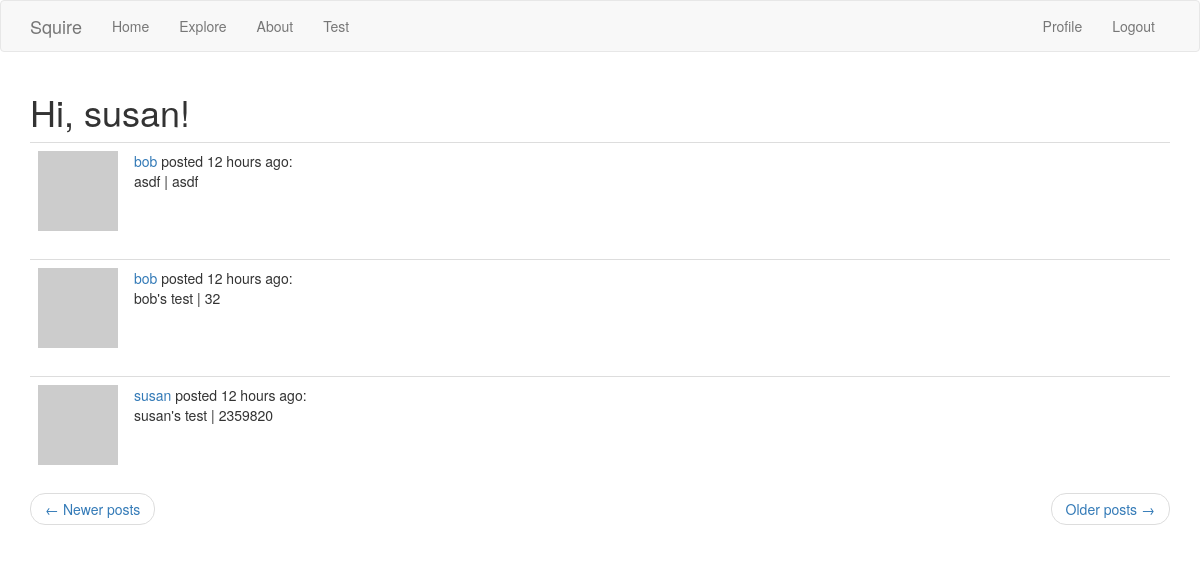
Screenshot of /explore?page=2 (signed in) with the database file from the repository.
### app/models.py (models this page shows, shortened)
class User(UserMixin, db.Model):
    id = db.Column(db.Integer, primary_key=True)
    username = db.Column(db.String(64), index=True, unique=True)
    email = db.Column(db.String(120), index=True, unique=True)
    password_hash = db.Column(db.String(128))
    scores = db.relationship('Score', backref='author', lazy='dynamic')
    about_me = db.Column(db.String(140))
    last_seen = db.Column(db.DateTime, default=datetime.utcnow)
    followed = db.relationship(
        'User', secondary=followers,
        primaryjoin=(followers.c.follower_id == id),
        secondaryjoin=(followers.c.followed_id == id),
        backref=db.backref('followers', lazy='dynamic'), lazy='dynamic')
    def avatar(self, size):
        digest = md5(self.email.lower().encode('utf-8')).hexdigest()
        return 'https://www.gravatar.com/avatar/{}?d=identicon&s={}'.format(digest, size)

class Score(db.Model):
    id = db.Column(db.Integer, primary_key=True)
    testname = db.Column(db.String(140))
    score = db.Column(db.String(140))
    timestamp = db.Column(db.DateTime, index=True, default=datetime.utcnow)
    user_id = db.Column(db.Integer, db.ForeignKey('user.id'))

### app/routes.py (the view)
@app.route('/explore')
@login_required
def explore():
    page = request.args.get('page', 1, type=int)
    scores = Score.query.order_by(Score.timestamp.desc()).paginate(
        page, app.config['POSTS_PER_PAGE'], False)
    next_url = url_for('explore', page=scores.next_num) \
        if scores.has_next else None
    prev_url = url_for('explore', page=scores.prev_num) \
        if scores.has_prev else None
    return render_template("index.html", title='Explore', scores=scores.items,
                          next_url=next_url, prev_url=prev_url)

### app/models.py (called while the page is built)
@login.user_loader
def load_user(id):
    return User.query.get(int(id))

### app/routes.py (called while the page is built)
@app.before_request
def before_request():
    if current_user.is_authenticated:
        current_user.last_seen = datetime.utcnow()
        db.session.commit()

### app/templates/index.html
{% extends "base.html" %}
{% block app_content %}
    <h1>Hi, {{ current_user.username }}!</h1>
    {% for score in scores %}
    	{% include '_post.html' %}
    {% endfor %}
    <nav aria-label="...">
        <ul class="pager">
            <li class="previous{% if not prev_url %} disabled{% endif %}">
                <a href="{{ prev_url or '#' }}">
                    <span aria-hidden="true">&larr;</span> Newer posts
                </a>
            </li>
            <li class="next{% if not next_url %} disabled{% endif %}">
                <a href="{{ next_url or '#' }}">
                    Older posts <span aria-hidden="true">&rarr;</span>
                </a>
            </li>
        </ul>
    </nav>
{% endblock %}

### app/templates/_post.html
<table class="table table-hover">
    <tr>
        <td width="70px">
            <a href="{{ url_for('user', username=score.author.username) }}">
                <img src="{{ score.author.avatar(70) }}" />
            </a>
        </td>
        <td>
            <a href="{{ url_for('user', username=score.author.username) }}">
                {{ score.author.username }}
            </a> posted {{ moment(score.timestamp).fromNow() }}:
            <br>
            {{ score.testname }} | {{ score.score }}
        </td>
    </tr>
</table>

### rows the page displays
User: username "susan"
Score: author.username "bob", timestamp "12 hours ago", testname "asdf", score "asdf"
Score: author.username "bob", timestamp "12 hours ago", testname "bob's test", score "32"
Score: author.username "susan", timestamp "12 hours ago", testname "susan's test", score "2359820"
